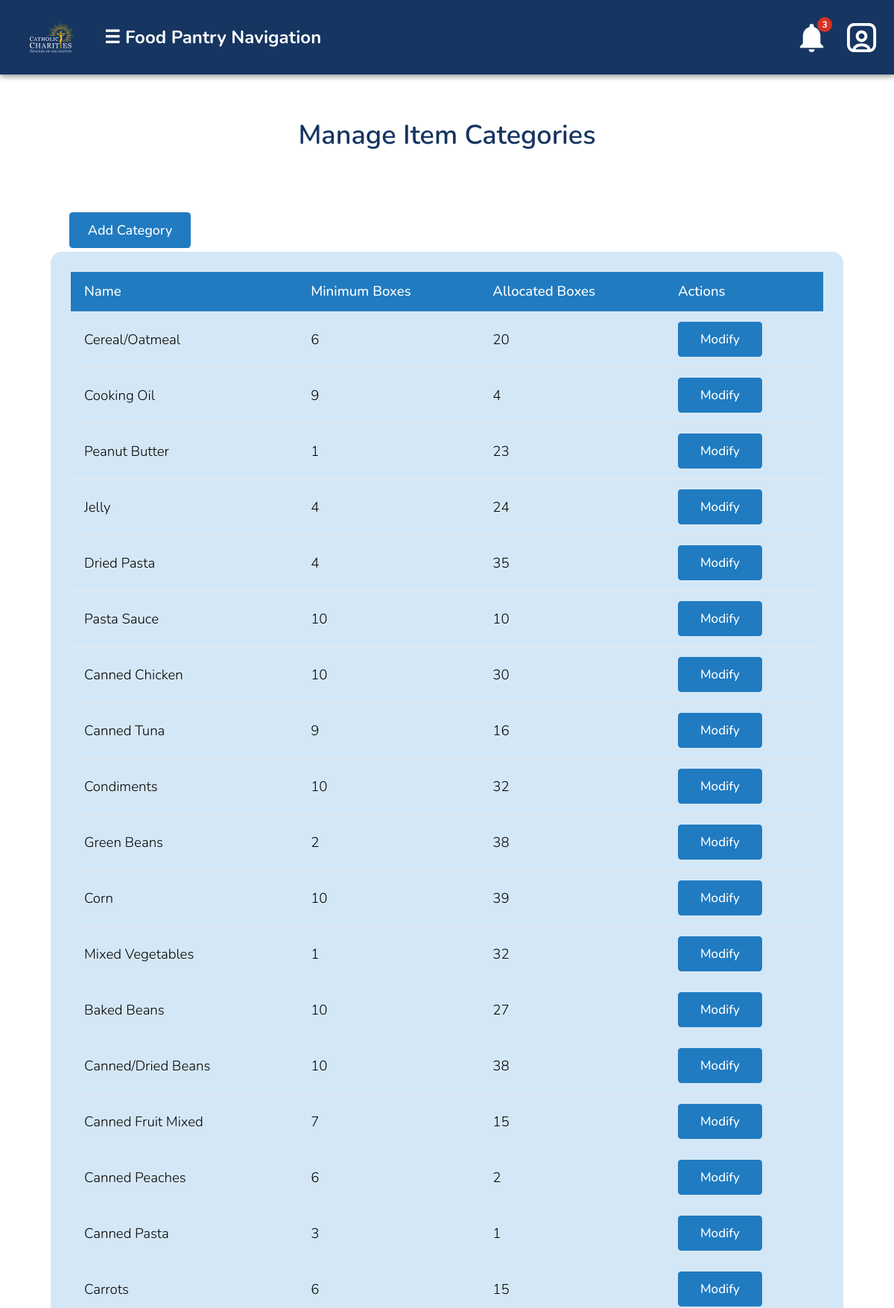
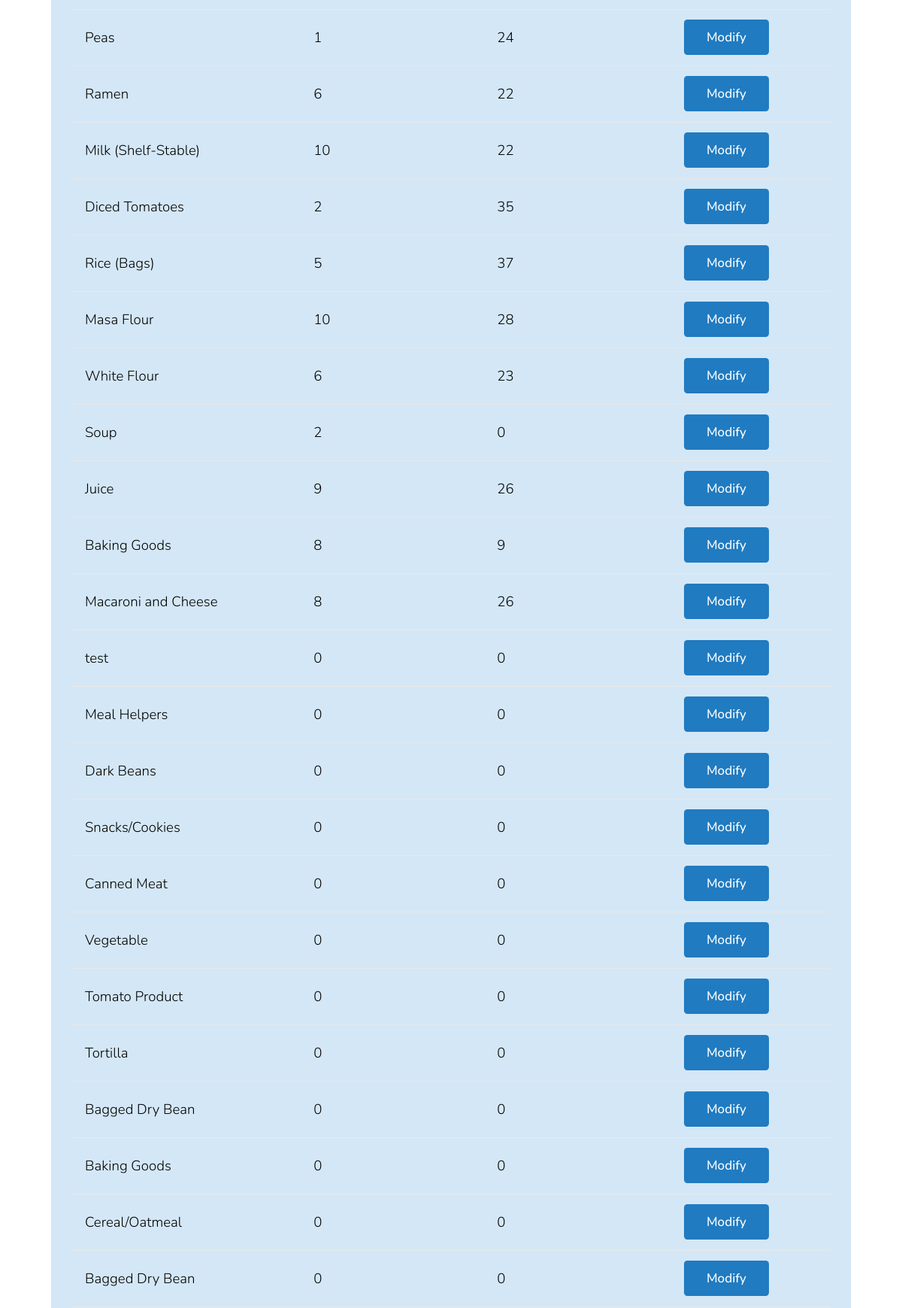
The page /viewItemCategories.php (signed in, upper part) on the database its author committed (2 pictures, top to bottom).
### tables this page shows
CREATE TABLE `dbinventory` (
  `id` int(11) NOT NULL,
  `location` varchar(50) NOT NULL DEFAULT 'Main',
  `item_category_id` int(11) NOT NULL,
  `category_name` varchar(100) NOT NULL,
  `current_quantity` int(11) NOT NULL,
  `minimum_quantity` int(11) NOT NULL,
  `allocated_quantity` int(11) NOT NULL
);

### database/dbInventory.php (called while the page is built, shortened)
<?php
include_once(dirname(__FILE__).'/../domain/InventoryItem.php');
include_once(dirname(__FILE__).'/dbNotifications.php');
function getAllInventoryItems() {
    $con = connect();
    $query = "SELECT * FROM dbinventory ORDER BY id";
    $result = mysqli_query($con, $query);
    $inventoryItems = array();
    while ($row = mysqli_fetch_assoc($result)) {
        $inventoryItem = new InventoryItem($row['id'], $row['item_category_id'], $row['category_name'], $row['current_quantity'], $row['minimum_quantity'], $row['allocated_quantity']);
        $inventoryItems[] = $inventoryItem;
    }
    return $inventoryItems;
}

### domain/InventoryItem.php (called while the page is built, shortened)
<?php
class InventoryItem {
    private $id;
    private $category_name;
    private $minimum_quantity;
    private $allocated_quantity;
    function __construct($id, $item_category_id, $category_name, $current_quantity, $minimum_quantity, $allocated_quantity) {
        $this->id = $id;
        $this->category_name = $category_name;
        $this->minimum_quantity = $minimum_quantity;
        $this->allocated_quantity = $allocated_quantity;
    }
    function getId() {
        return $this->id;
    }
    function getCategoryName() {
        return $this->category_name;
    }
    function getMinimumQuantity() {
        return $this->minimum_quantity;
    }
    function getAllocatedQuantity() {
        return $this->allocated_quantity;
    }
}

### viewItemCategories.php (the view, shortened to what this page needs)
<!DOCTYPE html>
<html>
<head>
    <?php require_once('universal.inc') ?>
</head>
<pageheader>
    <h1 class="title">Manage Item Categories</h1>
</pageheader>
<body>
    <?php require_once('header.php'); ?>
    <main>
        <div class="report-container">
            <div class="add-category-btn">
                <a href="viewAddItemCategory.php" class="add-category-lnk"><button type="button">Add Category</button></a>
            </div>
            <?php
                require_once('database/dbInventory.php');
                    echo '
                    <div class="report-section">
                        <div class="table-wrapper">
                            <table class="report-table">
                                <thead>
                                    <tr>
                                        <th>Name</th>
                                        <th>Minimum Boxes</th>
                                        <th>Allocated Boxes</th>
                                        <th>Actions</th>
                                    </tr>
                                </thead>
                                <tbody> ';
                                $items = getAllInventoryItems();
                                foreach ($items as $item) {
                                        $name = $item->getCategoryName();
                                        $minimum = $item->getMinimumQuantity();
                                        $allocated = $item->getAllocatedQuantity();
                                        echo '
                                            <td>' . $name . '</td>
                                            <td>' . $minimum . '</td>
                                            <td>' . $allocated . '</td>';
                                        echo '
                                            <td><a href="viewModifyItemCategory.php?id=' . $item->getId() . '" class="text-blue-700 underline"><button class="modify-btn">Modify</button></a>
                                        </tr>';
                                }
                    echo '
                                </tbody>
                            </table>
                        </div>
                    </div>';
                            ?>
        </div>
    </main>
</body>
</html>

### css/base.css (style rules this page uses)
html, body, header, main, footer, div, span, p, h1, h2, h3, h4, h5, h6, ul, ol, li, input, select, textarea, form, section, label, table, td, tr, th, form, fieldset, em, button, a { padding: 0; margin: 0; font-size: inherit; font-family: inherit; font-weight: inherit; text-decoration: none; font-style: normal; box-sizing: border-box; text-align: left; list-style-type: none; border-spacing: 0; }
:root { --page-background-color: white; --page-font-color: black; --inactive-font-color: #d0d0d0; --inactive-background-color: rgb(31,31,33); --standout-background: #fafafa; --happy-toast-background-color: #5D7E61; --happy-toast-font-color: rgb(255, 255, 255); --info-toast-background-color: #2f2f2f; --info-toast-font-color: white; --error-toast-background-color: #A66654; --error-toast-font-color: rgb(255, 255, 255); --shadow-and-border-color: #e8e8e8; --main-color: #207BC1; --accent-color: #EABD3C; --secondary-accent-color: #163561; --wv-accent-color: #111111; --wv-accent-foreground: #ffffff; --wv-bg-light: #ffffff; --wv-text-dark: #111111; --wv-muted-text: #6b6b6b; --calendar-event-color: #333333; --calendar-event-color-hover: #000000; --calendar-today-border: 2px solid #000000; --button-font-color: #ffffff; --button-padding: 0.5rem 1.5rem; --button-border-radius: 0.25rem; --standard-border: 1px solid #111111; --light-border: 1px solid #e5e5e5; --text-field-border: 2px solid #d4d4d4; --cancel-button-background-color: #000000; --error-color: #000000; font-size: 18px; font-family: 'Montserrat'; font-weight: 300; font-size: 18px; font-family: 'Montserrat'; font-weight: 300; font-size: 18px; font-family: 'Montserrat'; font-weight: 300; font-size: 18px; font-family: 'Montserrat'; font-weight: 300; }
body { background-color: var(--page-background-color); color: var(--page-font-color); font-family: 'Montserrat'; }
main:not(.login):not(.calendar-view):not(.dashboard) { padding: 1rem; }
input[type=submit], button, .button, a.button-signup { color: var(--button-font-color); background-color: var(--main-color); padding: var(--button-padding); border: 3px solid rgba(255, 255, 255, 0.295); border-radius: var(--button-border-radius); font-weight: 500; width: 94%; transition: background-color .3s; cursor: pointer; text-align: center; }
h1 { font-size: 1.5rem; font-weight: 500; margin-bottom: 2rem; background-color: var(#4d98f3); color: var(--secondary-accent-color); width: 100%; text-align: center; padding: 1rem; }

### viewItemCategories.php (style rules this page uses)
pageheader { margin-top: 3rem; display: flex; justify-content: center; align-items: center; }
.title { text-align: center; height: 3.5rem; width:auto; font-size: 2rem; font-weight: 600; color: var(--secondary-accent-color); padding-top: .4rem; border-radius: 10px; background-color: #ffffffee; white-space: nowrap; overflow: hidden; }
.report-container { max-width: 1100px; margin: 0 auto 4rem auto; padding: 1rem; }
.report-section { background-color: #D4E7F6; border-radius: 15px; padding: 1.5rem; margin-bottom: 2rem; }
.report-table { width: 100%; border-collapse: collapse; }
.report-table th, .report-table td { padding: 0.75rem 1rem; text-align: left; border-bottom: 1px solid var(--shadow-and-border-color); color: var(--page-font-color); }
.report-table th { background-color: var(--main-color); color: var(--button-font-color); font-weight: 500; position: sticky; top: 100px; }
.modify-btn { padding: 0.5rem 1.5rem; background-color: var(--main-color); color: var(--button-font-color); border: solid 3px transparent; border-radius: 0.25rem; cursor: pointer; font-size: 0.95rem; font-weight: 500; width: auto; }
.add-category-btn { display: flex; text-align: center; margin-left: 25px; }
.add-category-lnk { white-space: nowrap; }
.add-category-lnk button { display: flex; align-items: center; justify-content: center; padding: 0.5rem 1.5rem; background-color: var(--main-color); color: var(--button-font-color); border: solid 3px transparent; border-radius: 0.25rem; cursor: pointer; font-size: 1rem; font-weight: 500; margin-bottom: 0.25rem; text-align: center; }

### rows shown on the page
dbinventory: category_name "Cereal/Oatmeal", minimum_quantity "6", allocated_quantity "20"
dbinventory: category_name "Cooking Oil", minimum_quantity "9", allocated_quantity "4"
dbinventory: category_name "Peanut Butter", minimum_quantity "1", allocated_quantity "23"
dbinventory: category_name "Jelly", minimum_quantity "4", allocated_quantity "24"
dbinventory: category_name "Dried Pasta", minimum_quantity "4", allocated_quantity "35"
dbinventory: category_name "Pasta Sauce", minimum_quantity "10", allocated_quantity "10"
dbinventory: category_name "Canned Chicken", minimum_quantity "10", allocated_quantity "30"
dbinventory: category_name "Canned Tuna", minimum_quantity "9", allocated_quantity "16"
dbinventory: category_name "Condiments", minimum_quantity "10", allocated_quantity "32"
dbinventory: category_name "Green Beans", minimum_quantity "2", allocated_quantity "38"
dbinventory: category_name "Corn", minimum_quantity "10", allocated_quantity "39"
dbinventory: category_name "Mixed Vegetables", minimum_quantity "1", allocated_quantity "32"
dbinventory: category_name "Baked Beans", minimum_quantity "10", allocated_quantity "27"
dbinventory: category_name "Canned/Dried Beans", minimum_quantity "10", allocated_quantity "38"
dbinventory: category_name "Canned Fruit Mixed", minimum_quantity "7", allocated_quantity "15"
dbinventory: category_name "Canned Peaches", minimum_quantity "6", allocated_quantity "2"
dbinventory: category_name "Canned Pasta", minimum_quantity "3", allocated_quantity "1"
dbinventory: category_name "Carrots", minimum_quantity "6", allocated_quantity "15"
dbinventory: category_name "Peas", minimum_quantity "1", allocated_quantity "24"
dbinventory: category_name "Ramen", minimum_quantity "6", allocated_quantity "22"
dbinventory: category_name "Milk (Shelf-Stable)", minimum_quantity "10", allocated_quantity "22"
dbinventory: category_name "Diced Tomatoes", minimum_quantity "2", allocated_quantity "35"
dbinventory: category_name "Rice (Bags)", minimum_quantity "5", allocated_quantity "37"
dbinventory: category_name "Masa Flour", minimum_quantity "10", allocated_quantity "28"
dbinventory: category_name "White Flour", minimum_quantity "6", allocated_quantity "23"
dbinventory: category_name "Soup", minimum_quantity "2", allocated_quantity "0"
dbinventory: category_name "Juice", minimum_quantity "9", allocated_quantity "26"
dbinventory: category_name "Baking Goods", minimum_quantity "8", allocated_quantity "9"
dbinventory: category_name "Macaroni and Cheese", minimum_quantity "8", allocated_quantity "26"
dbinventory: category_name "test", minimum_quantity "0", allocated_quantity "0"
dbinventory: category_name "Meal Helpers", minimum_quantity "0", allocated_quantity "0"
dbinventory: category_name "Dark Beans", minimum_quantity "0", allocated_quantity "0"
dbinventory: category_name "Snacks/Cookies", minimum_quantity "0", allocated_quantity "0"
dbinventory: category_name "Canned Meat", minimum_quantity "0", allocated_quantity "0"
dbinventory: category_name "Vegetable", minimum_quantity "0", allocated_quantity "0"
dbinventory: category_name "Tomato Product", minimum_quantity "0", allocated_quantity "0"
dbinventory: category_name "Tortilla", minimum_quantity "0", allocated_quantity "0"
dbinventory: category_name "Bagged Dry Bean", minimum_quantity "0", allocated_quantity "0"
dbinventory: category_name "Baking Goods", minimum_quantity "0", allocated_quantity "0"
dbinventory: category_name "Cereal/Oatmeal", minimum_quantity "0", allocated_quantity "0"
dbinventory: category_name "Bagged Dry Bean", minimum_quantity "0", allocated_quantity "0"
